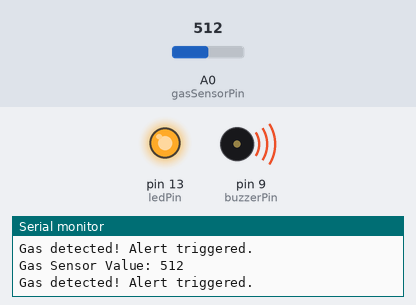
Recording of a sketch running on a simulated Arduino Uno, built with avr-gcc and run on an emulated ATmega328P. Shown: output pins drawn as LEDs (lit = HIGH), buzzer (waves = sounding, pin HIGH), the last lines printed to the serial monitor. Inputs (shaded band) come from the test bench; at power-on: A0 (gasSensorPin) = 512.

Above: at 1.3 s.
1.4 s: A0 (gasSensorPin) set to 419
2.9 s: A0 (gasSensorPin) set to 383
At 4.1 s:
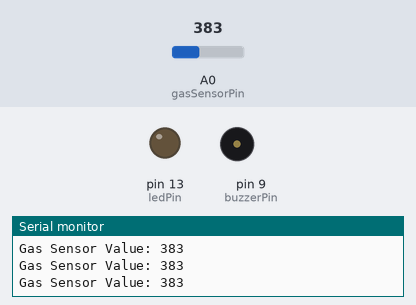
4.5 s: A0 (gasSensorPin) set to 410
At 5.3 s:
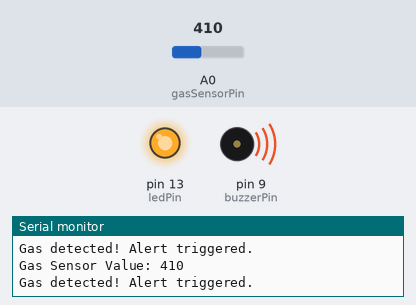
6.0 s: A0 (gasSensorPin) set to 390
At 6.5 s:
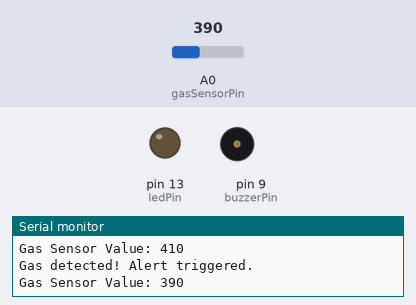
Timing chart, 0 to 8.5 s (numbered marks = the images above; inputs shaded):
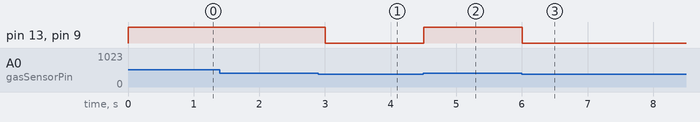

The sketch:

main.ino
```cpp
// Define pin connections
const int gasSensorPin = A0;      // MQ2 Gas Sensor is connected to analog pin A0
const int ledPin = 13;            // LED is connected to digital pin 13
const int buzzerPin = 9;          // Buzzer is connected to digital pin 9

// Define threshold value for triggering the alert
int gasThreshold = 400;           // Set threshold for gas detection, you can adjust this value
int gasValue = 0;                 // Variable to store the gas sensor value

void setup() {
  // Initialize serial communication
  Serial.begin(9600);

  // Initialize pins
  pinMode(ledPin, OUTPUT);
  pinMode(buzzerPin, OUTPUT);

  // Ensure that LED and Buzzer are OFF initially
  digitalWrite(ledPin, LOW);
  digitalWrite(buzzerPin, LOW);
}

void loop() {
  // Read the analog value from MQ2 gas sensor
  gasValue = analogRead(gasSensorPin);

  // Print the gas value for debugging
  Serial.print("Gas Sensor Value: ");
  Serial.println(gasValue);

  // If the gas level exceeds the threshold, activate the alert system
  if (gasValue > gasThreshold) {
    // Turn on the LED and buzzer
    digitalWrite(ledPin, HIGH);
    digitalWrite(buzzerPin, HIGH);
    Serial.println("Gas detected! Alert triggered.");
  } else {
    // Otherwise, turn off the LED and buzzer
    digitalWrite(ledPin, LOW);
    digitalWrite(buzzerPin, LOW);
  }

  // Delay for a short time before reading the sensor again
  delay(500);   // Delay for half a second
}
```

Measured:
- the behaviour switches between 401 and 400 on A0 (gasSensorPin) (found by bisection; images 0 and 1)
- after the input at 2.9 s, pin 13 (ledPin), pin 9 (buzzerPin): HIGH → LOW after 0.10 s
- after the input at 4.5 s, pin 13 (ledPin), pin 9 (buzzerPin): LOW → HIGH at once
- after the input at 6.0 s, pin 13 (ledPin), pin 9 (buzzerPin): HIGH → LOW at once
